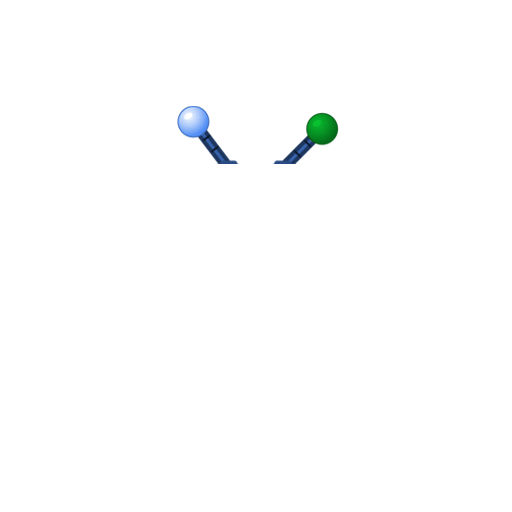
#> input picture web/bilder/franzi/antenne-gruen-a-blau.png, 512 x 512 px, given in place of franzi-koerper_grau.png, which was not available
$ python franzi_bilder.py ../web/bilder/franzi/antenne-gruen-a-blau.png
#> lines starting #> are read from the running program, lines starting #| are printed output that depends on the picture
"""Franzis Bilder für die Weboberfläche vorbereiten (nur am Entwicklungsrechner, braucht Pillow).

Quelle: die gezeichneten Einzelteile in Graustufen (512 × 512 auf der Franzi-Schablone), Abgabe-Ordner (nicht versioniert).
Ziel:   web/bilder/franzi/ – Körper und Arme je Farbe eingefärbt (nur das Gehäuse; Bildschirm, Weiß und farbige
        Stellen bleiben), Augen und Münder unverändert. Aufruf aus dem Projektordner:
        python3 werkzeuge/franzi_bilder.py .local/bilder/abgabe
"""
import os
import sys

from PIL import Image, ImageOps

FARBEN = {"grau": None, "orange": "#ff7a59", "blau": "#4f8df5", "gruen": "#3fb37a", "lila": "#9b6bdc", "gold": "gold"}
GEFAERBT = ["koerper", "arm-links-oben", "arm-links-unten", "arm-rechts-oben", "arm-rechts-unten",
            # 6.9.53: Antennen-Blinken (das leuchtende Kügelchen bleibt rot/grün, der Rest wird mit eingefärbt)
            "anim-antennen-blinken-gruen_01a", "anim-antennen-blinken-gruen_01b", "anim-antennen-blinken-rot_01a", "anim-antennen-blinken-rot_01b"]
GESICHT = None    # alle franzi-augen-*/franzi-mund-* aus der Abgabe (Namen klein, „Zunge-raus“ -> „zunge-raus“)


GOLD = ("#2a1600", "#c98a12", "#ffe48a")      # 6.9.57: Deluxe-Gold - dunkles Bernstein, sattes Gold, helle Glanzlichter


def einfaerben(im, farbe):
    if not farbe:
        return im
    a = im.getchannel("A")
    rgb = im.convert("RGB")
    maske = Image.new("L", im.size, 0)
    px, m = rgb.load(), maske.load()
    for y in range(im.size[1]):
        for x in range(im.size[0]):
            r, g, b = px[x, y]
            if max(r, g, b) - min(r, g, b) > 12:      # schon farbig (z. B. Zunge): bleibt
                m[x, y] = 255
    if farbe == "gold":                       # Metall statt Farbe: mehr Kontrast, warme Schatten, helle Kanten
        hell = ImageOps.autocontrast(im.convert("L"), cutoff=1)
        bunt = ImageOps.colorize(hell, GOLD[0], GOLD[2], mid=GOLD[1], blackpoint=30, whitepoint=255, midpoint=190).convert("RGBA")
    else:
        bunt = ImageOps.colorize(im.convert("L"), "#000000", "#ffffff", mid=farbe, blackpoint=20, whitepoint=250, midpoint=150).convert("RGBA")
    bunt = Image.composite(im, bunt, maske)
    bunt.putalpha(a)
    return bunt


def main(quelle, ziel="web/bilder/franzi"):
#> called with ziel = 'web/bilder/franzi'
    import glob
    os.makedirs(ziel, exist_ok=True)
    quellen = {t: os.path.join(quelle, "franzi-%s_grau.png" % t) for t in GEFAERBT if not t.startswith("anim-")}
    for t in GEFAERBT:
        if t.startswith("anim-"):
            quellen[t.replace("anim-antennen-blinken-", "antenne-").replace("_01", "-")] = os.path.join(quelle, "franzi-%s.png" % t)
    for pfad in sorted(glob.glob(os.path.join(quelle, "franzi-augen-*_grau.png")) + glob.glob(os.path.join(quelle, "franzi-mund-*_grau.png"))):
        quellen[os.path.basename(pfad)[len("franzi-"):-len("_grau.png")].lower()] = pfad
    for teil, pfad in quellen.items():
        im = Image.open(pfad).convert("RGBA")
#> im is the input picture: PIL image 512x512 RGBA; mean R, G, B, A 0.6, 1.3, 1.3, 2.4
        if im.size != (512, 512):
            raise SystemExit("%s ist nicht 512 × 512" % teil)
        for name, farbe in (FARBEN.items() if teil in GEFAERBT or teil.startswith("antenne-") else [("", None)]):
            datei = os.path.join(ziel, "%s%s.png" % (teil, "-" + name if name else ""))
            einfaerben(im, farbe).save(datei, optimize=True)
#> this loop made 6 passes
#> pass 2, in einfaerben (call 2), `a = im.getchannel("A")`:
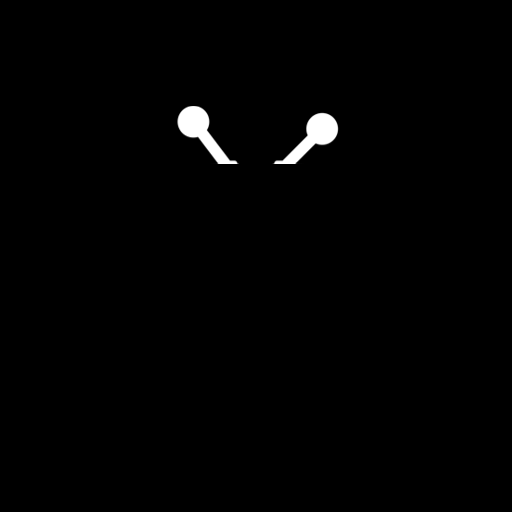
#> a: PIL image 512x512 L; min 0, max 255, mean 2.4
#> pass 2 of the loop in main, `for teil, pfad in quellen.items():`:
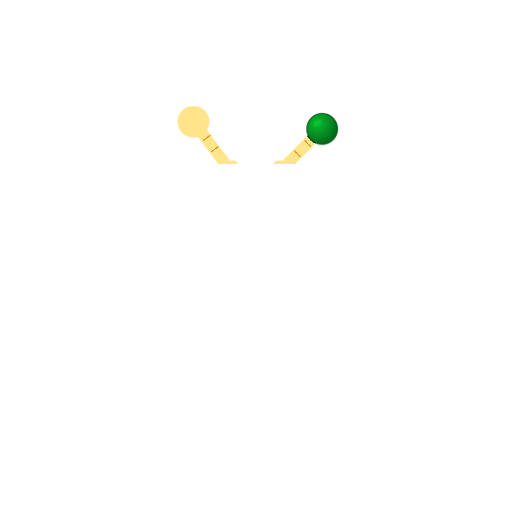
#> input picture web/bilder/franzi/antenne-gruen-a-gold.png, 512 x 512 px, given in place of franzi-arm-links-oben_grau.png, which was not available
#> in main, im is the input picture: PIL image 512x512 RGBA; mean R, G, B, A 43.4, 23.8, 1.1, 2.4
#> the loop in main, `for name, farbe in (FARBEN.items() if teil in GEFAERBT or teil.startsw..` made 6 passes
#> pass 2, in einfaerben (call 8), `rgb = im.convert("RGB")`:
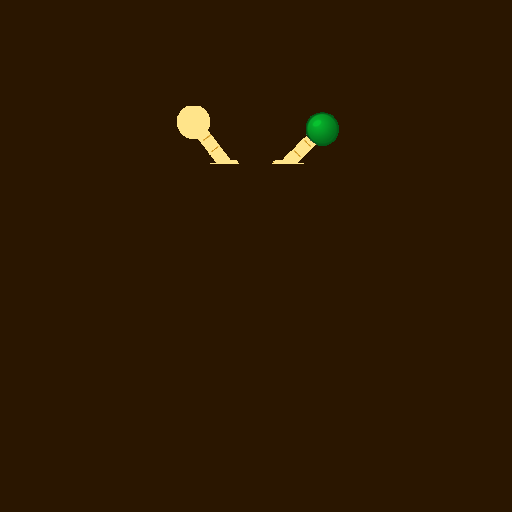
#> rgb: PIL image 512x512 RGB; mean R, G, B 43.4, 23.8, 1.1
#> pass 2, in einfaerben (call 8), `bunt = ImageOps.colorize(im.convert("L"), "#000000", "#ffffff", mid=fa..`:
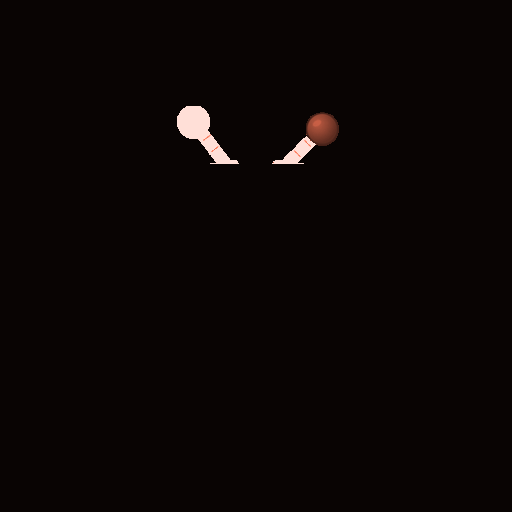
#> bunt: PIL image 512x512 RGBA; mean R, G, B, A 11.1, 5.7, 4.6, 255
    print("fertig:", len(os.listdir(ziel)), "Dateien in", ziel)


if __name__ == "__main__":
#> (the run stopped early here; a loop or call above may not have finished)
